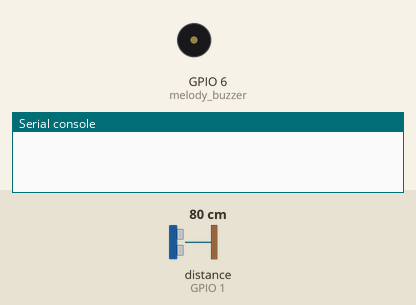
A program run on a simulated ESP32 board running MicroPython. Shown: buzzer (waves = sounding), the last lines printed to the serial console. The inputs (shaded band) are chosen by the test bench; at power-on: distance to the obstacle (sensor on GPIO 1) 80 cm. The echo pulse lasts 58.3 µs per cm.

Above: at 1.2 s.
1.3 s: distance to the obstacle (sensor on GPIO 1) set to 11 cm
2.8 s: distance to the obstacle (sensor on GPIO 1) set to 8 cm
At 3.2 s:
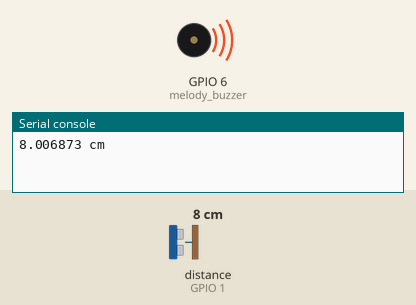
4.3 s: distance to the obstacle (sensor on GPIO 1) set to 18 cm
At 6.0 s:
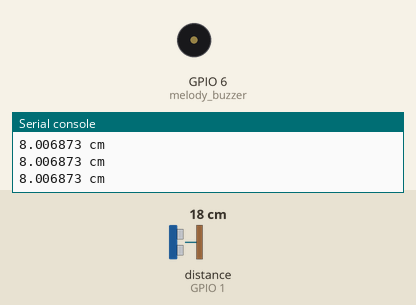
Timing chart, 0 to 7.5 s (numbered marks = the images above; inputs shaded):
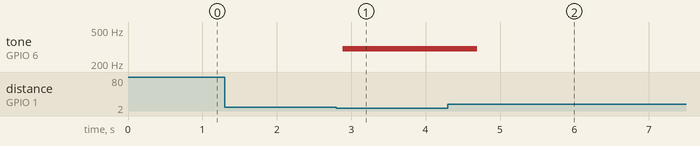

Measured:
- the behaviour switches between 10 and 9 cm on distance to the obstacle (sensor on GPIO 1) (found by bisection; images 0 and 1)
- after the input at 1.3 s, every drawn part: stays the same
- after the input at 2.8 s, tone on GPIO 6 (melody_buzzer): silent → 300 Hz after 0.09 s
- after the input at 4.3 s, tone on GPIO 6 (melody_buzzer): 300 Hz → silent after 0.39 s

The program:

5-3.___________3.py
```python
import machine
import time
from machine import Pin, PWM

trigger = Pin(17, mode=Pin.OUT, pull=None)
echo = Pin(1, mode=Pin.IN, pull=None)
trigger.value(0)

melody_buzzer = PWM(Pin(6, Pin.OUT), freq=300, duty=0)
melody_buzzer.duty(0)

def get_distance_cm():
    trigger.value(0)
    time.sleep_us(5)
    trigger.value(1)
    time.sleep_us(10)
    trigger.value(0)

    pulse_time = machine.time_pulse_us(echo, 1, 30000)
    distance_cm = (pulse_time / 2) / 29.1
    if 2 <= distance_cm <= 200:
        return distance_cm
    else:
        return 0

try:
    while True:
        distance_cm = get_distance_cm()
        if 2 <= distance_cm <= 10:
            print(distance_cm,"cm")
            melody_buzzer.duty(512)
            melody_buzzer.freq(300)
            time.sleep_ms(500)
        else:
            melody_buzzer.duty(0)

        time.sleep(0.1)


except KeyboardInterrupt:
    melody_buzzer.duty(0)
```
